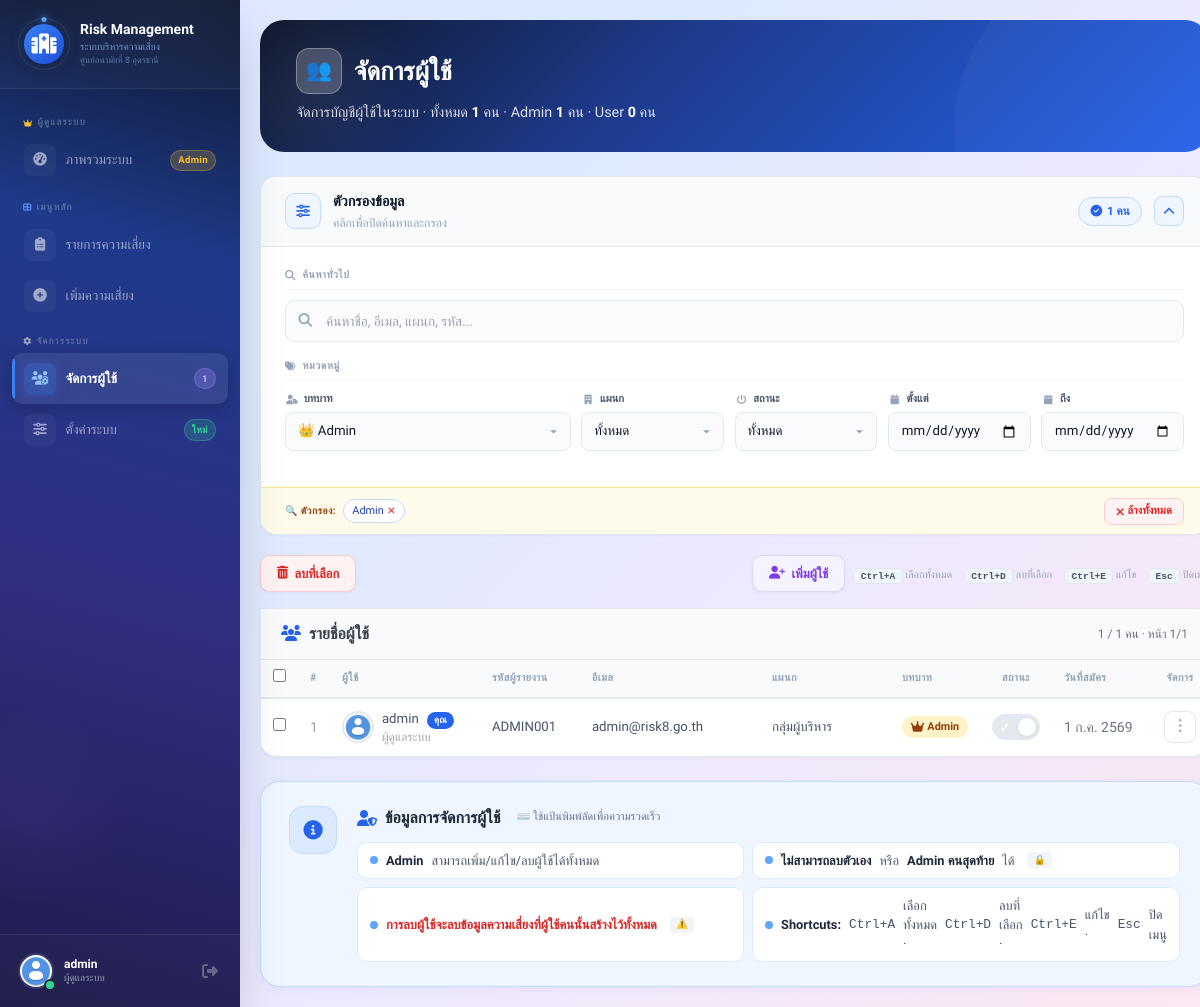
The page /users.php?role=admin (signed in) on the database as committed earlier.
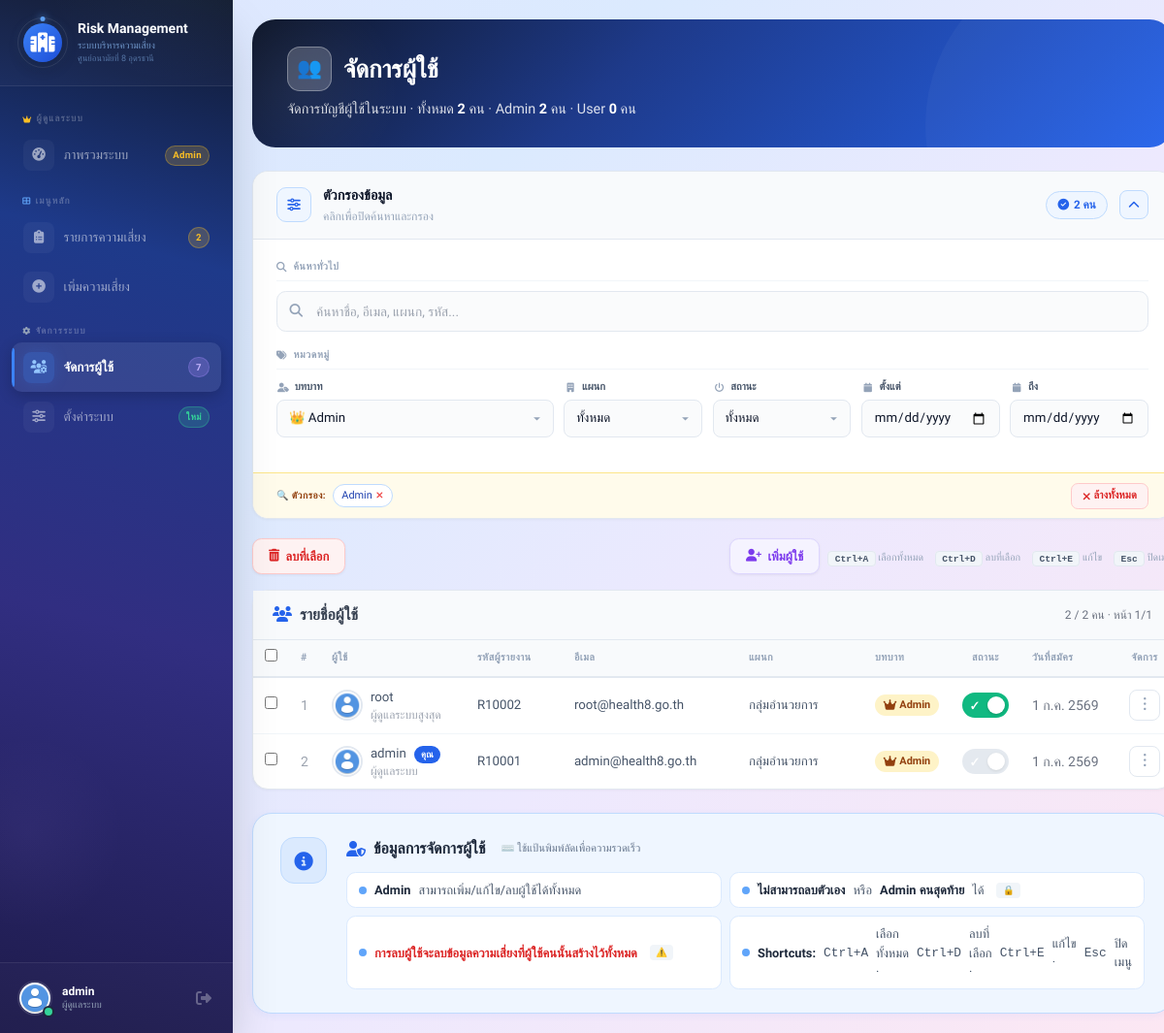
The same page on the database as committed later.
### tables this page shows
CREATE TABLE users (
    id INT AUTO_INCREMENT PRIMARY KEY,
    reporter_code VARCHAR(255) NOT NULL COMMENT 'รหัสผู้รายงาน เช่น R10001',
    username VARCHAR(50) NOT NULL,
    fullname VARCHAR(255) DEFAULT NULL,
    email VARCHAR(100) DEFAULT NULL,
    phone VARCHAR(20) DEFAULT NULL,
    department VARCHAR(255) DEFAULT NULL,
    password VARCHAR(255) NOT NULL,
    role ENUM('admin','user') DEFAULT 'user',
    enabled TINYINT(1) NOT NULL DEFAULT 1 COMMENT '0=ถูกระงับ, 1=ใช้งานได้',
    avatar VARCHAR(255) DEFAULT 'default.png',
    created_at TIMESTAMP DEFAULT CURRENT_TIMESTAMP,
    updated_at TIMESTAMP DEFAULT CURRENT_TIMESTAMP ON UPDATE CURRENT_TIMESTAMP,
    UNIQUE KEY username (username),
    UNIQUE KEY email (email),
    UNIQUE KEY reporter_code (reporter_code)
);

### users.php (the view, shortened to what the rows shown need)
<?php
require_once 'config/db.php';
function thaiDateShort($date) {
    $ts = strtotime($date);
    $months = ['', 'ม.ค.', 'ก.พ.', 'มี.ค.', 'เม.ย.', 'พ.ค.', 'มิ.ย.', 'ก.ค.', 'ส.ค.', 'ก.ย.', 'ต.ค.', 'พ.ย.', 'ธ.ค.'];
    return date('j', $ts) . ' ' . $months[date('n', $ts)] . ' ' . (date('Y', $ts) + 543);
}
$search       = trim($_GET['search'] ?? '');
$role_filter  = $_GET['role'] ?? '';
$dept_filter  = $_GET['department'] ?? '';
$status_filter = $_GET['status'] ?? '';
$date_from    = $_GET['date_from'] ?? '';
$date_to      = $_GET['date_to'] ?? '';
$page    = max(1, (int)($_GET['page'] ?? 1));
$perPage = 10;
$offset  = ($page - 1) * $perPage;
$where  = "WHERE 1=1";
$params = [];
if ($role_filter !== '') {
    $where .= " AND role = ?";
    $params[] = $role_filter;
}
$dataSql = "SELECT id, username, fullname, email, phone, department, role, avatar, reporter_code, enabled, created_at FROM users $where ORDER BY id DESC LIMIT $perPage OFFSET $offset";
$stmt = $pdo->prepare($dataSql);
$stmt->execute($params);
$users = $stmt->fetchAll();
$hasActiveFilters = ($search !== '' || $role_filter !== '' || $dept_filter !== '' || $status_filter !== '' || $date_from !== '' || $date_to !== '');
?>
<?php include 'includes/header.php'; ?>
<div class="flex h-screen">
    <?php include 'includes/sidebar.php'; ?>
    <div class="flex-1 p-4 md:p-5 overflow-y-auto">
        <div class="page-container">
            <div class="page-header">
                <h1><span class="icon-circle">👥</span> จัดการผู้ใช้</h1>
            </div>
            <?php if (empty($users)): ?>
                <div class="empty-state"><i class="fas fa-users-slash"></i>
                    <h3>ไม่พบผู้ใช้</h3>
                    <p><?= ($hasActiveFilters) ? 'ไม่มีข้อมูลตรงตามเงื่อนไข' : 'ยังไม่มีผู้ใช้ในระบบ' ?></p>
                </div>
            <?php else: ?>
                <div class="table-card">
                    <div class="table-responsive">
                        <table>
                            <thead>
                                <tr>
                                    <th style="width:38px;"><input type="checkbox" id="selectAll"></th>
                                    <th style="width:35px;">#</th>
                                    <th style="min-width:150px;">ผู้ใช้</th>
                                    <th style="min-width:100px;">รหัสผู้รายงาน</th>
                                    <th style="min-width:180px;">อีเมล</th>
                                    <th style="min-width:130px;">แผนก</th>
                                    <th style="min-width:80px;">บทบาท</th>
                                    <th style="text-align:center;width:70px;">สถานะ</th>
                                    <th style="min-width:100px;">วันที่สมัคร</th>
                                    <th style="width:45px;text-align:center;">จัดการ</th>
                                </tr>
                            </thead>
                            <tbody>
                                <?php foreach ($users as $index => $user):
                                    $isEnabled = isset($user['enabled']) ? $user['enabled'] : 1;
                                ?>
                                    <tr>
                                        <td><input type="checkbox" class="user-checkbox" value="<?= $user['id'] ?>"></td>
                                        <td class="text-gray-400 text-sm"><?= ($page - 1) * $perPage + $index + 1 ?></td>
                                        <td>
                                            <div class="avatar-cell">
                                                <img src="avatars/<?= htmlspecialchars($user['avatar'] ?: 'default.png') ?>" class="avatar-img-sm" onerror="this.src='avatars/default.png'">
                                                <div style="min-width:0;">
                                                    <div class="font-medium truncate-cell" style="max-width:120px;" title="<?= htmlspecialchars($user['username']) ?>">
                                                        <?= htmlspecialchars($user['username']) ?>
                                                        <?php if ($user['id'] == $_SESSION['user_id']): ?>
                                                            <span class="pill pill-you">คุณ</span>
                                                        <?php endif; ?>
                                                    </div>
                                                    <?php if (!empty($user['fullname'])): ?>
                                                        <div class="text-xs text-gray-400 truncate-cell" style="max-width:120px;" title="<?= htmlspecialchars($user['fullname']) ?>">
                                                            <?= htmlspecialchars($user['fullname']) ?>
                                                        </div>
                                                    <?php endif; ?>
                                                </div>
                                            </div>
                                        </td>
                                        <td>
                                            <span class="truncate-cell" title="<?= htmlspecialchars($user['reporter_code'] ?? '-') ?>">
                                                <?= htmlspecialchars($user['reporter_code'] ?? '-') ?>
                                            </span>
                                        </td>
                                        <td>
                                            <span class="truncate-cell" title="<?= htmlspecialchars($user['email'] ?: '-') ?>">
                                                <?= htmlspecialchars($user['email'] ?: '-') ?>
                                            </span>
                                        </td>
                                        <td>
                                            <span class="truncate-cell" title="<?= htmlspecialchars($user['department'] ?: '-') ?>">
                                                <?= htmlspecialchars($user['department'] ?: '-') ?>
                                            </span>
                                        </td>
                                        <td><span class="pill <?= $user['role'] == 'admin' ? 'pill-admin' : 'pill-user' ?>"><i class="fas <?= $user['role'] == 'admin' ? 'fa-crown' : 'fa-user' ?> text-xs"></i> <?= $user['role'] == 'admin' ? 'Admin' : 'User' ?></span></td>
                                        <td style="text-align:center;">
                                            <label class="switch-wrapper" title="<?= $isEnabled ? 'คลิกเพื่อระงับการใช้งาน' : 'คลิกเพื่อเปิดการใช้งาน' ?>">
                                                <span class="switch-slider"></span>
                                            </label>
                                        </td>
                                        <td class="text-gray-500 text-sm"><?= thaiDateShort($user['created_at']) ?></td>
                                        <td>
                                            <div class="dropdown-wrapper">
                                                <button class="dropdown-toggle" onclick="toggleDropdown(event, 'udm-<?= $user['id'] ?>')" title="เมนู">⋮</button>
                                            </div>
                                        </td>
                                    </tr>
                                <?php endforeach; ?>
                            </tbody>
                        </table>
                    </div>
                </div>
            <?php endif; ?>
        </div>
    </div>
</div>
<?php include 'includes/footer.php'; ?>

Rows that differ between the two databases and show on the page:
added users: index "1", avatar (placeholder picture), username "root", fullname "ผู้ดูแลระบบสูงสุด", reporter_code "R10002", email "root@health8.go.th", department "กลุ่มอำนวยการ", role "Admin", created_at "1 ก.ค. 2569"
changed users "admin": index "1" → "2"; reporter_code "ADMIN001" → "R10001"; email "admin@risk8.go.th" → "admin@health8.go.th"; department "กลุ่มผู้บริหาร" → "กลุ่มอำนวยการ"
Other text that changed with them:
$pending_risk_count: (not shown) → "2"
$user_count: "1" → "7"
$totalUsers: "1" → "2"
$adminCount: "1" → "2"
count($users): "1" → "2"
